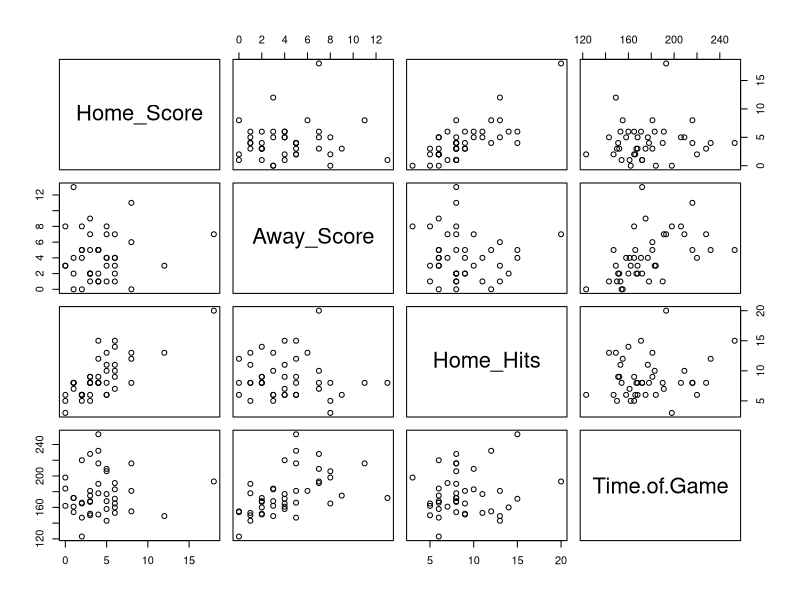
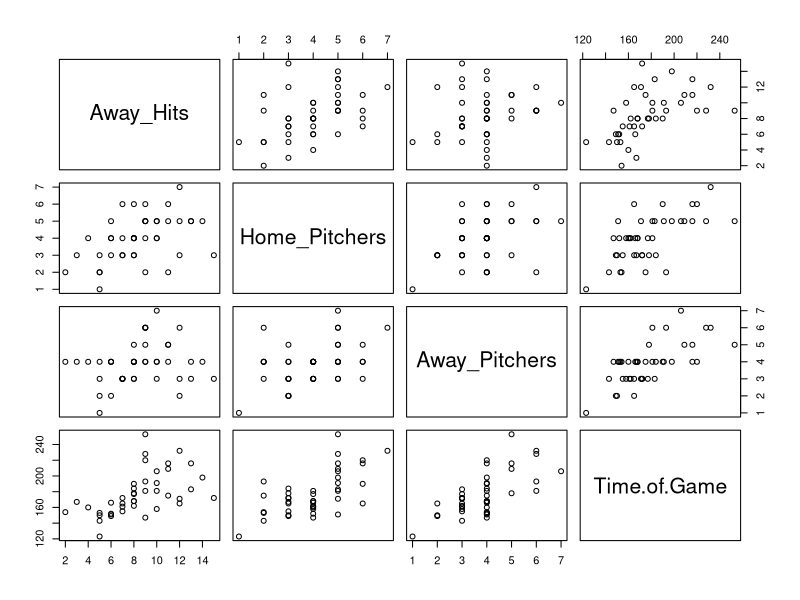
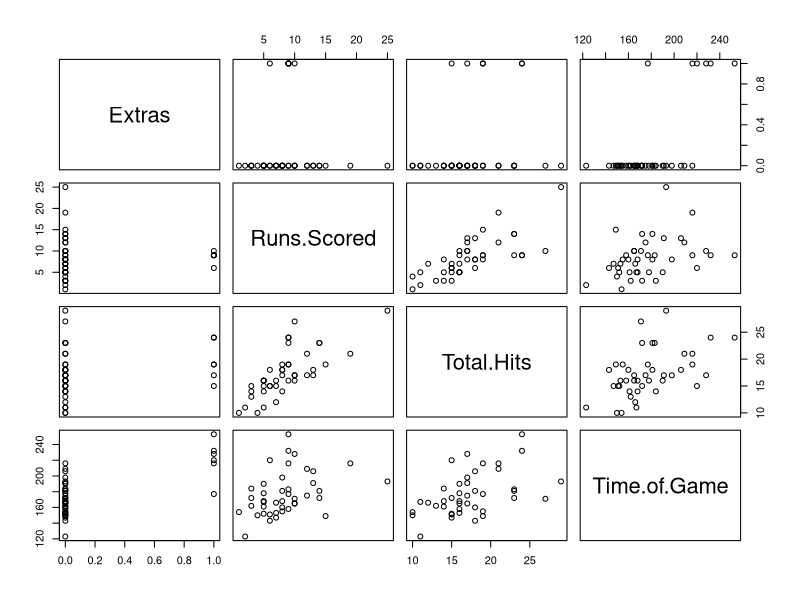
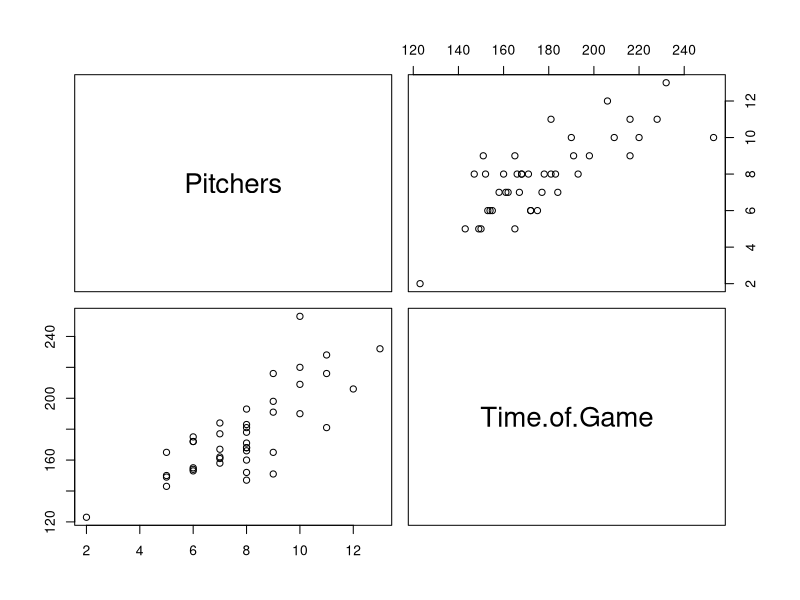

Here is the R script that generated these plots, in order:
## ---- chunk 1
setwd("~/Desktop/Personal_save/Stat_405_Module_14/Lab_14.2")
times <- read.csv(file="Game_Times.csv",header=TRUE)
## ---- chunk 2
pairs(times[,c(4,5,6,11)])
pairs(times[,c(7,8,9,11)])
pairs(times[,c(10,12,13,11)])
pairs(times[,c(14,11)])

#variable on the row is on the y-axis, so if we want to see what variable has the greatest effect on time of game, we would look at the bottom row of each of these plots 
## ---- chunk 3
cor(times[,4:14])
cor.test(times$Time.of.Game,times$Pitchers)
